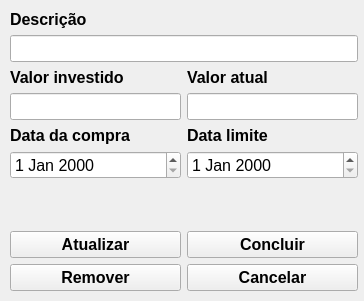
<?xml version="1.0" encoding="UTF-8"?>
<ui version="4.0">
 <class>UpdateFixedIncomeWindow</class>
 <widget class="QMainWindow" name="UpdateFixedIncomeWindow">
  <property name="geometry">
   <rect>
    <x>0</x>
    <y>0</y>
    <width>364</width>
    <height>301</height>
   </rect>
  </property>
  <property name="windowTitle">
   <string>Atualizar renda fixa</string>
  </property>
  <widget class="QWidget" name="centralwidget">
   <widget class="QWidget" name="layoutWidget">
    <property name="geometry">
     <rect>
      <x>10</x>
      <y>10</y>
      <width>348</width>
      <height>281</height>
     </rect>
    </property>
    <layout class="QVBoxLayout" name="verticalLayout_8">
     <item>
      <layout class="QVBoxLayout" name="verticalLayout">
       <item>
        <widget class="QLabel" name="label_description">
         <property name="font">
          <font>
           <pointsize>12</pointsize>
           <weight>75</weight>
           <bold>true</bold>
          </font>
         </property>
         <property name="text">
          <string>Descrição</string>
         </property>
        </widget>
       </item>
       <item>
        <widget class="QLineEdit" name="lineEdit_description">
         <property name="font">
          <font>
           <pointsize>12</pointsize>
          </font>
         </property>
        </widget>
       </item>
      </layout>
     </item>
     <item>
      <layout class="QHBoxLayout" name="horizontalLayout">
       <item>
        <layout class="QVBoxLayout" name="verticalLayout_3">
         <item>
          <widget class="QLabel" name="label_valueInvested">
           <property name="font">
            <font>
             <pointsize>12</pointsize>
             <weight>75</weight>
             <bold>true</bold>
            </font>
           </property>
           <property name="text">
            <string>Valor investido</string>
           </property>
          </widget>
         </item>
         <item>
          <widget class="QLineEdit" name="lineEdit_valueInvested">
           <property name="font">
            <font>
             <pointsize>12</pointsize>
            </font>
           </property>
          </widget>
         </item>
        </layout>
       </item>
       <item>
        <layout class="QVBoxLayout" name="verticalLayout_2">
         <item>
          <widget class="QLabel" name="label_currentValue">
           <property name="font">
            <font>
             <pointsize>12</pointsize>
             <weight>75</weight>
             <bold>true</bold>
            </font>
           </property>
           <property name="text">
            <string>Valor atual</string>
           </property>
          </widget>
         </item>
         <item>
          <widget class="QLineEdit" name="lineEdit_currentValue">
           <property name="font">
            <font>
             <pointsize>12</pointsize>
            </font>
           </property>
          </widget>
         </item>
        </layout>
       </item>
      </layout>
     </item>
     <item>
      <layout class="QHBoxLayout" name="horizontalLayout_3">
       <item>
        <layout class="QVBoxLayout" name="verticalLayout_4">
         <item>
          <widget class="QLabel" name="label_puchaseDate">
           <property name="font">
            <font>
             <pointsize>12</pointsize>
             <weight>75</weight>
             <bold>true</bold>
            </font>
           </property>
           <property name="text">
            <string>Data da compra</string>
           </property>
          </widget>
         </item>
         <item>
          <widget class="QDateEdit" name="dateEdit_puchaseDate">
           <property name="font">
            <font>
             <pointsize>12</pointsize>
            </font>
           </property>
          </widget>
         </item>
        </layout>
       </item>
       <item>
        <layout class="QVBoxLayout" name="verticalLayout_5">
         <item>
          <widget class="QLabel" name="label_limitDate">
           <property name="font">
            <font>
             <pointsize>12</pointsize>
             <weight>75</weight>
             <bold>true</bold>
            </font>
           </property>
           <property name="text">
            <string>Data limite</string>
           </property>
          </widget>
         </item>
         <item>
          <widget class="QDateEdit" name="dateEdit_limitDate">
           <property name="font">
            <font>
             <pointsize>12</pointsize>
            </font>
           </property>
          </widget>
         </item>
        </layout>
       </item>
      </layout>
     </item>
     <item>
      <spacer name="verticalSpacer">
       <property name="orientation">
        <enum>Qt::Vertical</enum>
       </property>
       <property name="sizeHint" stdset="0">
        <size>
         <width>20</width>
         <height>80</height>
        </size>
       </property>
      </spacer>
     </item>
     <item>
      <layout class="QHBoxLayout" name="horizontalLayout_2">
       <item>
        <layout class="QVBoxLayout" name="verticalLayout_6">
         <item>
          <widget class="QPushButton" name="pushButton_update">
           <property name="font">
            <font>
             <pointsize>12</pointsize>
             <weight>75</weight>
             <bold>true</bold>
            </font>
           </property>
           <property name="text">
            <string>Atualizar</string>
           </property>
          </widget>
         </item>
         <item>
          <widget class="QPushButton" name="pushButton_remove">
           <property name="font">
            <font>
             <pointsize>12</pointsize>
             <weight>75</weight>
             <bold>true</bold>
            </font>
           </property>
           <property name="text">
            <string>Remover</string>
           </property>
          </widget>
         </item>
        </layout>
       </item>
       <item>
        <layout class="QVBoxLayout" name="verticalLayout_7">
         <item>
          <widget class="QPushButton" name="pushButton_conclude">
           <property name="font">
            <font>
             <pointsize>12</pointsize>
             <weight>75</weight>
             <bold>true</bold>
            </font>
           </property>
           <property name="text">
            <string>Concluir</string>
           </property>
          </widget>
         </item>
         <item>
          <widget class="QPushButton" name="pushButton_cancel">
           <property name="font">
            <font>
             <pointsize>12</pointsize>
             <weight>75</weight>
             <bold>true</bold>
            </font>
           </property>
           <property name="text">
            <string>Cancelar</string>
           </property>
          </widget>
         </item>
        </layout>
       </item>
      </layout>
     </item>
    </layout>
   </widget>
  </widget>
 </widget>
 <resources/>
 <connections/>
</ui>
